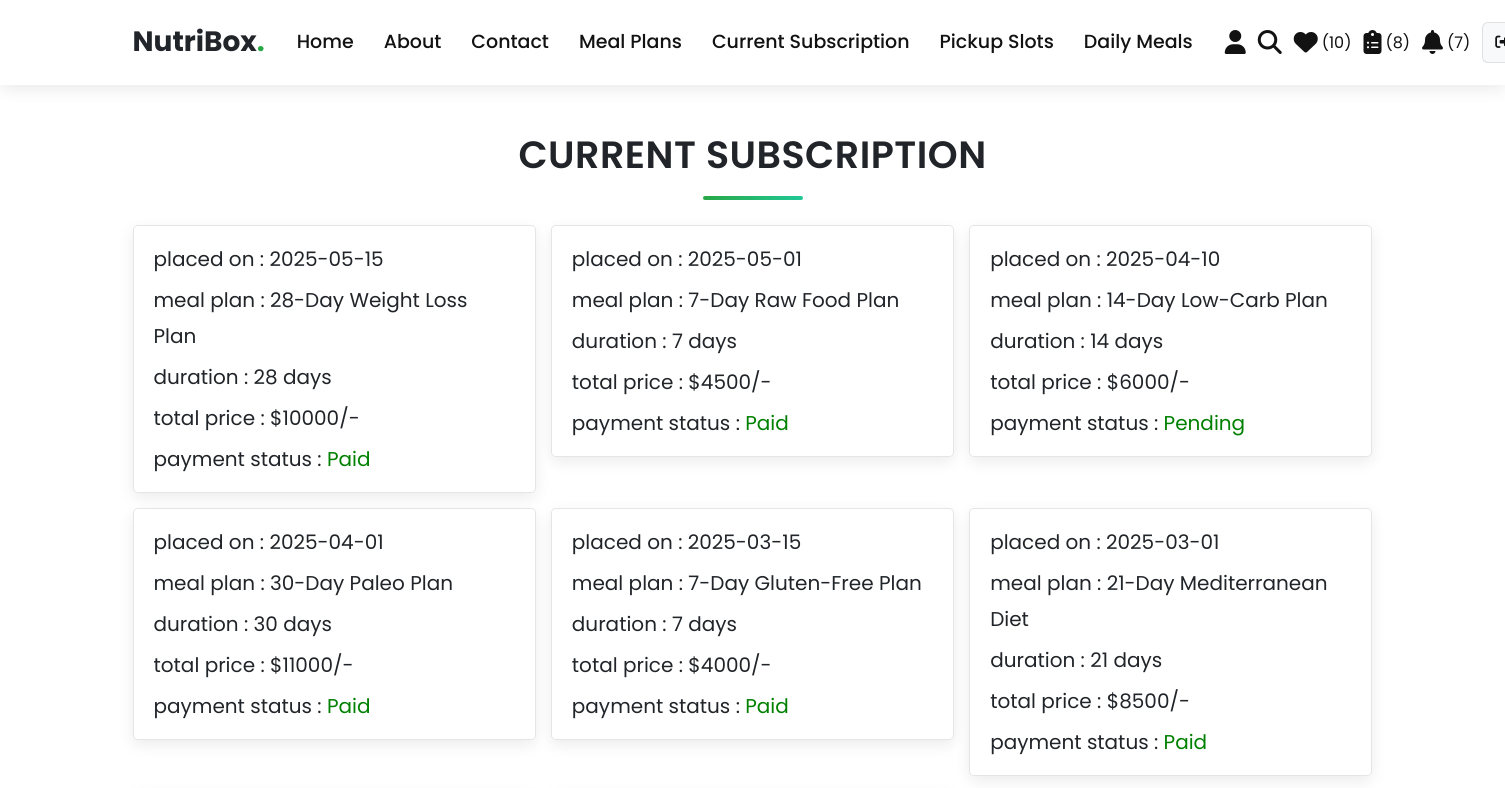
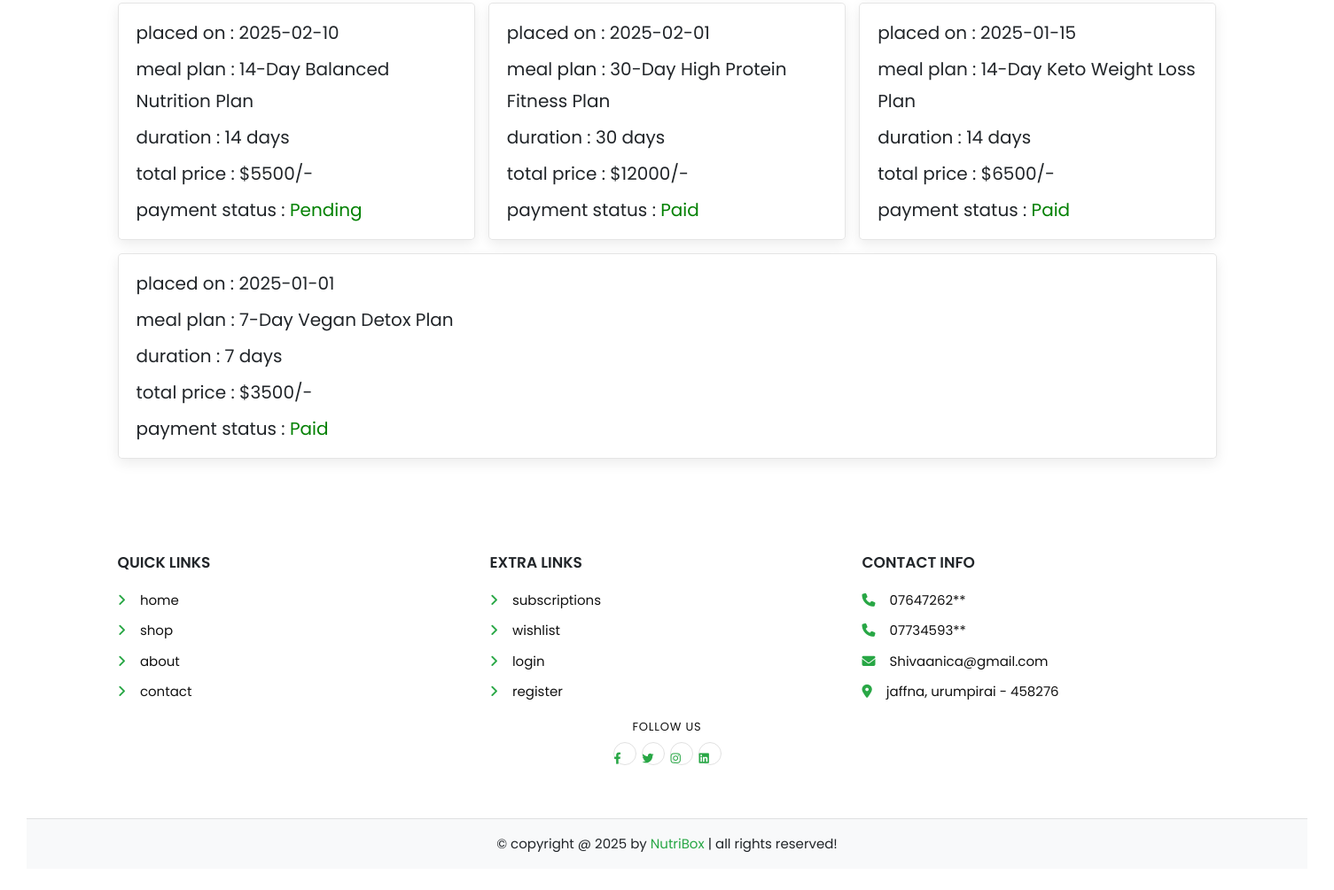
Page /user/orders.php (signed in) on the committed database (2 pictures, top to bottom).
### tables this page shows
CREATE TABLE IF NOT EXISTS subscription_orders (
  id INT(100) NOT NULL AUTO_INCREMENT,
  user_id INT(100) NOT NULL,
  meal_plan_id INT(100) NOT NULL,
  plan_summary VARCHAR(1000) NOT NULL,
  total_price INT(100) NOT NULL,
  payment_method VARCHAR(50) NOT NULL,
  placed_on DATE NOT NULL,
  payment_status VARCHAR(20) NOT NULL DEFAULT 'Paid',
  PRIMARY KEY (id),
  KEY idx_user_id (user_id)
);

CREATE TABLE IF NOT EXISTS meal_plans (
  id INT(100) NOT NULL AUTO_INCREMENT,
  name VARCHAR(100) NOT NULL,
  description VARCHAR(500) NOT NULL,
  price INT(100) NOT NULL,
  duration INT(10) NOT NULL COMMENT 'Duration in days',
  calories INT(10) NOT NULL,
  diet_type VARCHAR(50) NOT NULL,
  image VARCHAR(100) NOT NULL,
  PRIMARY KEY (id)
);

### user/orders.php (the view, shortened to what this page needs)
<?php
@include "../config.php";
$user_id = $_SESSION["user_id"];
?>
<!DOCTYPE html>
<html lang="en">
<head>
   <link rel="stylesheet" href="https://cdnjs.cloudflare.com/ajax/libs/font-awesome/6.1.1/css/all.min.css">
   <link rel="stylesheet" href="css/user_style.css">
</head>
<body>
<?php include "user_header.php"; ?>
<section class="placed-orders">
   <h1 class="title">Current Subscription</h1>
   <div class="box-container">
   <?php
   $select_orders = $conn->prepare(
       "SELECT so.*, m.name AS meal_name, m.duration
          FROM `subscription_orders` AS so
          LEFT JOIN `meal_plans` AS m ON so.meal_plan_id = m.id
          WHERE so.user_id = ?
          ORDER BY so.placed_on DESC",
   );
   $select_orders->execute([$user_id]);
   $orders = $select_orders->fetchAll(PDO::FETCH_ASSOC);
   if ($orders) {
       foreach ($orders as $fetch_orders) {
           $plan_name =
               $fetch_orders["meal_name"] !== null
                   ? $fetch_orders["meal_name"]
                   : $fetch_orders["plan_summary"] ?? "N/A"; ?>
   <div class="box">
      <p> placed on : <span><?= $fetch_orders["placed_on"] ?></span> </p>
      <p> meal plan : <span><?= $plan_name ?></span> </p>
      <p> duration : <span><?= $fetch_orders["duration"] !== null
          ? $fetch_orders["duration"] . " days"
          : "N/A" ?></span> </p>
      <p> total price : <span>$<?= isset($fetch_orders["total_price"])
          ? $fetch_orders["total_price"]
          : $fetch_orders["price"] ?? "N/A" ?>/-</span> </p>
      <p> payment status : <span style="color:<?php if (
          $fetch_orders["payment_status"] == "Unpaid"
      ) {
          echo "red";
      } else {
          echo "green";
      } ?>"><?= $fetch_orders["payment_status"] ?></span> </p>
   </div>
   <?php
       }
   } else {
       echo '<p class="empty">no subscriptions placed yet!</p>';
   }
   ?>
   </div>
</section>
<?php include "user_footer.php"; ?>
</body>
</html>

### user/css/user_style.css (style rules this page uses)
.placed-orders .box-container { display: flex; flex-wrap: wrap; gap: 1.5rem; align-items: flex-start; }
.placed-orders .box-container .box { padding: 1rem 2rem; flex: 1 1 40rem; border: var(--border); background-color: var(--white); box-shadow: var(--box-shadow); border-radius: 0.5rem; }
.placed-orders .box-container .box p { margin: 0.5rem 0; line-height: 1.8; font-size: 2rem; color: var(--light-color); }
.placed-orders .box-container .box p span { color: var(--green); }

### user/css/components.css (style rules this page uses)
:root { --primary-green: #28a745; --secondary-orange: #fd7e14; --accent-red: #dc3545; --dark-gray: #212529; --light-gray: #121212; --white: #ffffff; --off-white: #f8f9fa; --light-bg: #8aeeb5; --border: 0.15rem solid rgba(0, 0, 0, 0.1); --box-shadow: 0 0.5rem 1.5rem rgba(0, 0, 0, 0.08); --gradient: linear-gradient(135deg, var(--primary-green), #20c997); }
* { font-family: "Poppins", sans-serif; margin: 0; padding: 0; box-sizing: border-box; outline: none; border: none; text-decoration: none; color: var(--dark-gray); transition: all 0.3s ease; }
body { background-color: var(--light-bg); line-height: 1.6; background: url("../../images/BG.png") no-repeat center center fixed; background-size: cover; font-family: "Poppins", sans-serif; }
html { font-size: 62.5%; overflow-x: hidden; scroll-behavior: smooth; scroll-padding-top: 7rem; }
section { padding: 4rem 3rem; max-width: 1300px; margin: 0 auto; }
.title { text-align: center; margin-bottom: 2.5rem; text-transform: uppercase; color: var(--dark-gray); font-size: 3.8rem; font-weight: 600; letter-spacing: 0.05rem; position: relative; }
.title::after { content: ""; width: 100px; height: 4px; background: var(--gradient); display: block; margin: 1rem auto; border-radius: 2px; }

### rows in the picture
subscription_orders: placed_on "2025-05-15", meal_plan.name "28-Day Weight Loss Plan", meal_plan.duration "28", total_price "10000", payment_status "Paid"
subscription_orders: placed_on "2025-05-01", meal_plan.name "7-Day Raw Food Plan", meal_plan.duration "7", total_price "4500", payment_status "Paid"
subscription_orders: placed_on "2025-04-10", meal_plan.name "14-Day Low-Carb Plan", meal_plan.duration "14", total_price "6000", payment_status "Pending"
subscription_orders: placed_on "2025-04-01", meal_plan.name "30-Day Paleo Plan", meal_plan.duration "30", total_price "11000", payment_status "Paid"
subscription_orders: placed_on "2025-03-15", meal_plan.name "7-Day Gluten-Free Plan", meal_plan.duration "7", total_price "4000", payment_status "Paid"
subscription_orders: placed_on "2025-03-01", meal_plan.name "21-Day Mediterranean Diet", meal_plan.duration "21", total_price "8500", payment_status "Paid"
subscription_orders: placed_on "2025-02-10", meal_plan.name "14-Day Balanced Nutrition Plan", meal_plan.duration "14", total_price "5500", payment_status "Pending"
subscription_orders: placed_on "2025-02-01", meal_plan.name "30-Day High Protein Fitness Plan", meal_plan.duration "30", total_price "12000", payment_status "Paid"
subscription_orders: placed_on "2025-01-15", meal_plan.name "14-Day Keto Weight Loss Plan", meal_plan.duration "14", total_price "6500", payment_status "Paid"
subscription_orders: placed_on "2025-01-01", meal_plan.name "7-Day Vegan Detox Plan", meal_plan.duration "7", total_price "3500", payment_status "Paid"

### other values in the picture
$wishlist_total "10"
$subscription_total "8"
$unread_notifications "7"
